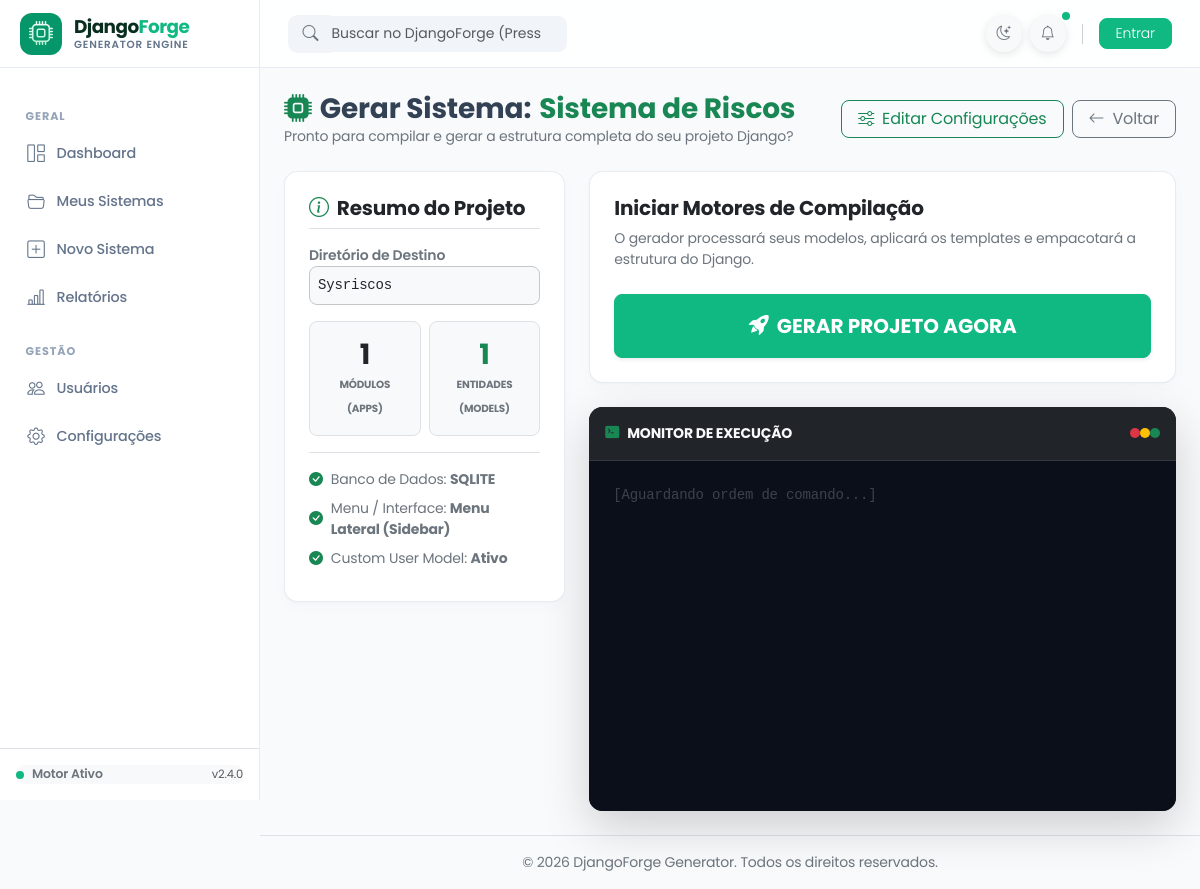
The app's page /gerar/2/, older data.
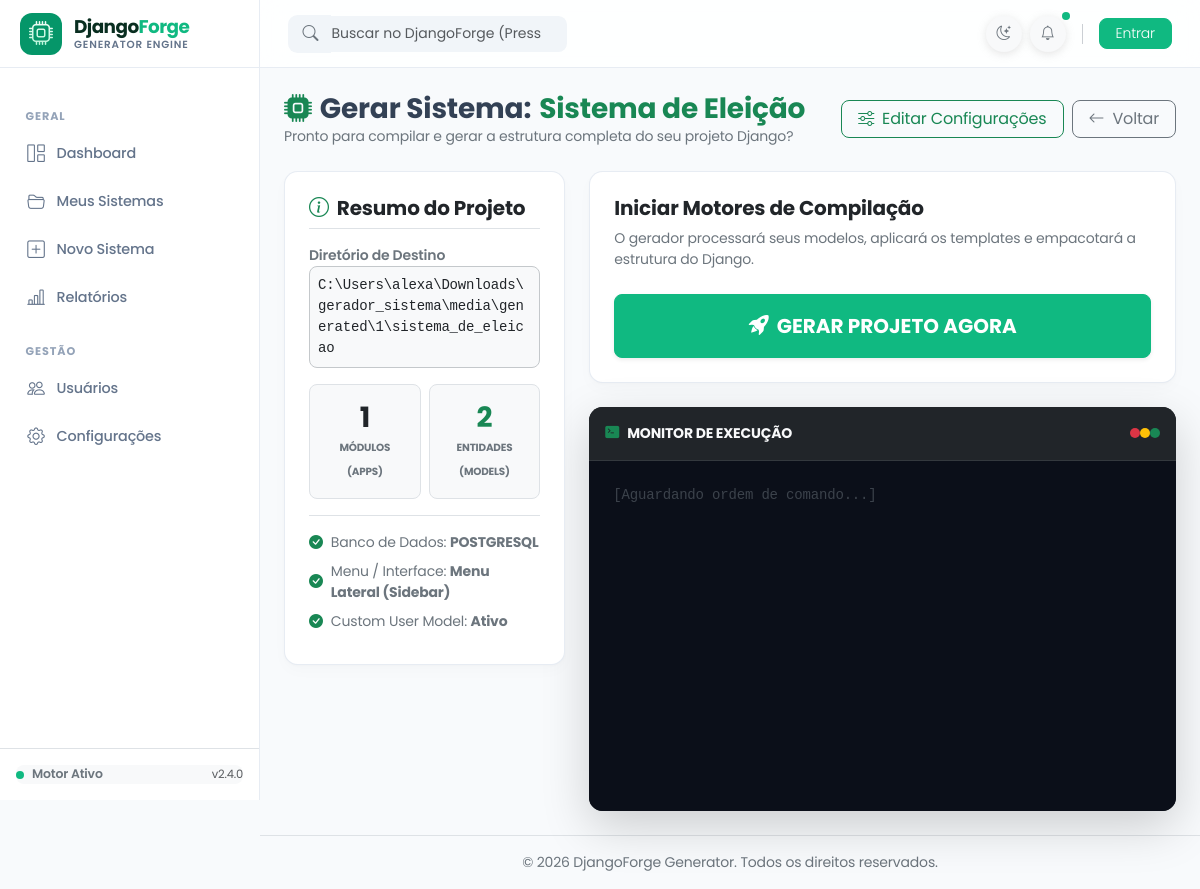
The same page, newer data.
### sistema/models.py (models this page shows, shortened)
class Sistema(models.Model):
    BD_CHOICES = [("sqlite3", "SQLite"), ("postgresql", "PostgreSQL"), ("mysql", "MySQL"), ("sqlserver", "SQL Server"), ("oracle", "Oracle")]
    MENU_CHOICES = [("lateral", "Menu Lateral (Sidebar)"), ("superior", "Menu Superior (Navbar)")]
    usuario = models.ForeignKey(User, on_delete=models.CASCADE)
    nome = models.CharField(max_length=100, unique=True, verbose_name="Nome do Sistema")
    descricao = models.TextField(blank=True, verbose_name="Descrição")
    caminho_geracao = models.CharField(max_length=255, blank=True, verbose_name="Pasta onde gerar o projeto")
    banco_dados = models.CharField(max_length=50, choices=BD_CHOICES, default="sqlite3", verbose_name="Banco de dados")
    tipo_menu = models.CharField(max_length=20, choices=MENU_CHOICES, default="lateral", verbose_name="Estilo do Menu")
    usar_custom_user = models.BooleanField(default=True, verbose_name="Gerar Custom User Model?")
    gerar_api_rest = models.BooleanField(default=False, verbose_name="Configurar Django Rest Framework?")
    gerar_docker = models.BooleanField(default=False, verbose_name="Gerar Dockerfile e docker-compose?")
    usar_auditoria = models.BooleanField(default=False, verbose_name="Usar Auditoria?")
    slug = models.SlugField(max_length=100)
    arquivo_zip = models.FileField(upload_to="sistemas_zip/", null=True, blank=True)
    atualizado_em = models.DateTimeField(auto_now=True)
    class Meta:
        verbose_name = "Sistema"
        verbose_name_plural = "Sistemas"

### sistema/views.py (the view)
# urls.py: path('gerar/<int:pk>/', views.gerar_sistema_view, name='gerar_sistema'),
def gerar_sistema_view(request, pk):
    sistema = get_object_or_404(Sistema, pk=pk)
    total_entidades = Entidade.objects.filter(modulo__sistema=sistema).count()
    context = {
        'sistema': sistema,
        'total_entidades': total_entidades,
    }
    return render(request, 'sistema/gerar_sistema.html', context)

### sistema/templates/sistema/gerar_sistema.html (shortened to what the changed rows need)
{% extends 'base.html' %}
{% load static %}
{% block content %}
<div class="container-fluid p-0">
  <div class="d-flex flex-column flex-md-row justify-content-between align-items-md-center mb-4 gap-3">
    <div>
      <h3 class="fw-bold m-0 tracking-tight d-flex align-items-center gap-2">
        <i class="bi bi-cpu-fill text-success"></i>
        <span>Gerar Sistema:</span>
        <span class="text-success">{{ sistema.nome }}</span>
      </h3>
    </div>
  </div>
  <div class="row g-4">
    <div class="col-lg-4">
      <div class="card card-modern sticky-top" style="top: 85px;">
        <div class="card-body p-4">
          <div class="mb-3">
            <label class="small text-secondary fw-semibold d-block">Diretório de Destino</label>
            <code class="text-break small text-body bg-body-tertiary p-2 rounded-3 d-block border border-secondary-subtle">
              {{ sistema.caminho_geracao|default:"Geração no pacote .ZIP estático" }}
            </code>
          </div>
          <div class="row g-2 mb-3">
            <div class="col-6">
              <div class="p-3 bg-body-tertiary border rounded-3 text-center">
                <h3 class="fw-bold mb-0 text-body">{{ sistema.modulos.count }}</h3>
                <small class="text-secondary text-uppercase fw-bold" style="font-size: 0.65rem;">Módulos (Apps)</small>
              </div>
            </div>
            <div class="col-6">
              <div class="p-3 bg-body-tertiary border rounded-3 text-center">
                <h3 class="fw-bold mb-0 text-success">{{ total_entidades|default:"0" }}</h3>
                <small class="text-secondary text-uppercase fw-bold" style="font-size: 0.65rem;">Entidades (Models)</small>
              </div>
            </div>
          </div>
          <ul class="list-unstyled small text-secondary mb-0 border-top pt-3">
            <li class="mb-2 d-flex align-items-center gap-2">
              <span>Banco de Dados: <strong>{{ sistema.get_banco_dados_display|upper }}</strong></span>
            </li>
            <li class="mb-2 d-flex align-items-center gap-2">
              <span>Menu / Interface: <strong>{{ sistema.get_tipo_menu_display }}</strong></span>
            </li>
          </ul>
        </div>
      </div>
    </div>
  </div>
</div>
{% endblock %}

Row changes from the older to the newer data that the page shows:
changed Sistema "Menu Lateral (Sidebar)": nome "Sistema de Riscos" → "Sistema de Eleição"; caminho_geracao "Sysriscos" → "C:\\Users\\alexa\\Downloads\\gerador_sistema\\media\\generated\\1\\sistema_de_eleicao"; banco_dados "SQLITE" → "POSTGRESQL"
Text that changed along with them:
{{ total_entidades|default:"0" }}: "1" → "2"
